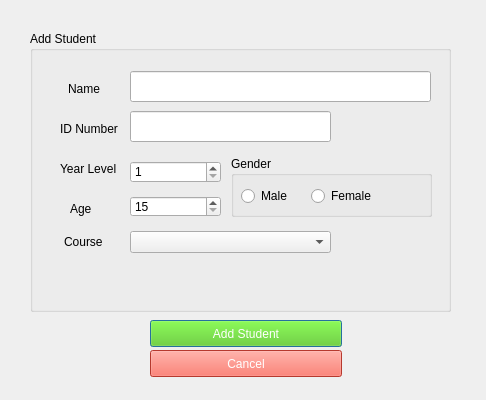
<?xml version="1.0" encoding="UTF-8"?>
<ui version="4.0">
 <class>addStudentDialog</class>
 <widget class="QDialog" name="addStudentDialog">
  <property name="geometry">
   <rect>
    <x>0</x>
    <y>0</y>
    <width>486</width>
    <height>400</height>
   </rect>
  </property>
  <property name="windowTitle">
   <string>Add Student</string>
  </property>
  <widget class="QPushButton" name="addStudent_confirm">
   <property name="geometry">
    <rect>
     <x>150</x>
     <y>320</y>
     <width>192</width>
     <height>27</height>
    </rect>
   </property>
   <property name="styleSheet">
    <string notr="true">background-color:rgb(85, 207, 8);
color: white;</string>
   </property>
   <property name="text">
    <string>Add Student</string>
   </property>
  </widget>
  <widget class="QPushButton" name="cancelAdd">
   <property name="geometry">
    <rect>
     <x>150</x>
     <y>350</y>
     <width>192</width>
     <height>27</height>
    </rect>
   </property>
   <property name="styleSheet">
    <string notr="true">background-color:rgb(255, 80, 64);
color: white</string>
   </property>
   <property name="text">
    <string>Cancel</string>
   </property>
  </widget>
  <widget class="QGroupBox" name="groupBox">
   <property name="geometry">
    <rect>
     <x>30</x>
     <y>31</y>
     <width>421</width>
     <height>281</height>
    </rect>
   </property>
   <property name="title">
    <string>Add Student</string>
   </property>
   <widget class="QLineEdit" name="addNameField">
    <property name="geometry">
     <rect>
      <x>100</x>
      <y>40</y>
      <width>301</width>
      <height>31</height>
     </rect>
    </property>
   </widget>
   <widget class="QLabel" name="label">
    <property name="geometry">
     <rect>
      <x>38</x>
      <y>50</y>
      <width>55</width>
      <height>16</height>
     </rect>
    </property>
    <property name="text">
     <string>Name</string>
    </property>
   </widget>
   <widget class="QLineEdit" name="addIDNumField">
    <property name="geometry">
     <rect>
      <x>100</x>
      <y>80</y>
      <width>201</width>
      <height>31</height>
     </rect>
    </property>
   </widget>
   <widget class="QLabel" name="label_2">
    <property name="geometry">
     <rect>
      <x>30</x>
      <y>90</y>
      <width>61</width>
      <height>16</height>
     </rect>
    </property>
    <property name="text">
     <string>ID Number</string>
    </property>
   </widget>
   <widget class="QLabel" name="label_3">
    <property name="geometry">
     <rect>
      <x>30</x>
      <y>130</y>
      <width>61</width>
      <height>16</height>
     </rect>
    </property>
    <property name="text">
     <string>Year Level</string>
    </property>
   </widget>
   <widget class="QComboBox" name="courseComboBox">
    <property name="geometry">
     <rect>
      <x>100</x>
      <y>200</y>
      <width>201</width>
      <height>22</height>
     </rect>
    </property>
   </widget>
   <widget class="QLabel" name="label_4">
    <property name="geometry">
     <rect>
      <x>34</x>
      <y>203</y>
      <width>55</width>
      <height>16</height>
     </rect>
    </property>
    <property name="text">
     <string>Course</string>
    </property>
   </widget>
   <widget class="QLabel" name="label_5">
    <property name="geometry">
     <rect>
      <x>40</x>
      <y>170</y>
      <width>31</width>
      <height>16</height>
     </rect>
    </property>
    <property name="text">
     <string>Age</string>
    </property>
   </widget>
   <widget class="QGroupBox" name="genderBox">
    <property name="geometry">
     <rect>
      <x>201</x>
      <y>125</y>
      <width>201</width>
      <height>61</height>
     </rect>
    </property>
    <property name="title">
     <string>Gender</string>
    </property>
    <widget class="QRadioButton" name="maleRadBut">
     <property name="geometry">
      <rect>
       <x>10</x>
       <y>30</y>
       <width>92</width>
       <height>20</height>
      </rect>
     </property>
     <property name="text">
      <string>Male</string>
     </property>
    </widget>
    <widget class="QRadioButton" name="femaleRadBut">
     <property name="geometry">
      <rect>
       <x>80</x>
       <y>30</y>
       <width>92</width>
       <height>20</height>
      </rect>
     </property>
     <property name="text">
      <string>Female</string>
     </property>
    </widget>
   </widget>
   <widget class="QSpinBox" name="ageSpinBox">
    <property name="geometry">
     <rect>
      <x>100</x>
      <y>165</y>
      <width>91</width>
      <height>21</height>
     </rect>
    </property>
    <property name="specialValueText">
     <string/>
    </property>
    <property name="minimum">
     <number>15</number>
    </property>
    <property name="value">
     <number>15</number>
    </property>
   </widget>
   <widget class="QSpinBox" name="yearSpinBox">
    <property name="geometry">
     <rect>
      <x>100</x>
      <y>130</y>
      <width>91</width>
      <height>22</height>
     </rect>
    </property>
    <property name="specialValueText">
     <string/>
    </property>
    <property name="minimum">
     <number>1</number>
    </property>
    <property name="maximum">
     <number>4</number>
    </property>
   </widget>
  </widget>
 </widget>
 <resources/>
 <connections/>
</ui>
